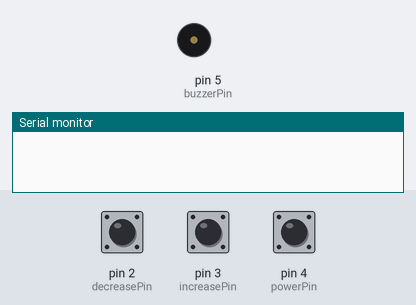
Bench run of a sketch on a simulated Arduino Uno, built with avr-gcc and run on an emulated ATmega328P. On the bench: buzzer (waves = sounding), the last lines printed to the serial monitor. The inputs (shaded band) are chosen by the test bench; at power-on: pin 4 (powerPin) HIGH, pin 2 (decreasePin) HIGH, pin 3 (increasePin) HIGH.

Above: at 1.2 s.
1.3 s: pin 4 (powerPin) pulled LOW for 0.15 s
At 2.5 s:
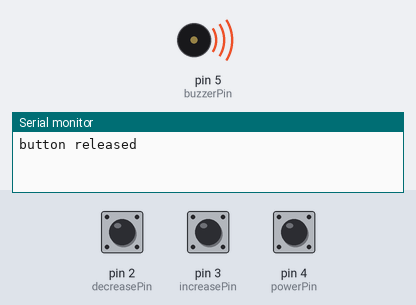
2.9 s: pin 2 (decreasePin) pulled LOW for 0.15 s
4.5 s: pin 4 (powerPin) pulled LOW for 1 s
Timing chart, 0 to 7.5 s (numbered marks = the images above; inputs shaded):
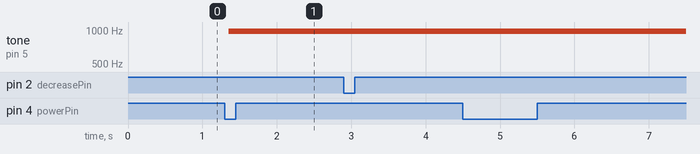

Measured:
- after the input at 1.3 s, tone on pin 5 (buzzerPin): silent → 977 Hz after 0.05 s

The sketch:

MakingSounds.ino
```cpp
/***
 * This program controls an active buzzer (or a LED for dimming) using three buttons.
 * - One button toggles the power (on/off) for the buzzer/LED.
 * - The other two buttons adjust the volume or brightness in increments or decrements.
 *
 * Key Features:
 * - Debouncing: Each button press is debounced to avoid false triggers.
 * - Power Control: The buzzer/LED can be powered on or off using the power button.
 * - Volume/Brightness Control: The volume of the buzzer (or brightness of an LED) can be
 *   increased or decreased incrementally using two buttons.
 *
 * The code is written in a generic way to handle different actions for different buttons using
 * function pointers, making it flexible and reusable.
 *
 * The `analogWrite` function is used to control the buzzer volume or LED brightness by setting
 * a PWM value between 0 (off) and 255 (maximum).
 *
 * How it works with LEDs:
 * - When connected to an LED instead of a buzzer, the same logic will allow you to dim or
 *   brighten the LED by increasing or decreasing the PWM signal sent to the LED.
 *
 * The buttons support two modes:
 * - Trigger mode: The action is executed once when the button is pressed and released.
 * - Continuous press mode: The action is continuously executed while the button remains pressed.
 ***/

const int bouncingDelay = 50; // 50 ms for debouncing
const int decreasePin = 2;
const int increasePin = 3;
const int powerPin = 4;
const int buzzerPin = 5; // active buzzer pin
bool isPowered = false;  // by default the buzzer is off

const int defaultVolume = 255 / 2; // default at 50%
const int maxVolume = 255;         // default at 50%
const int minVolume = 0;           // default at 50%
const int increaseAmount = 10;     // Volume increase step
int currentVolume = defaultVolume; // Initialize current volume with default value

void increaseVolume();
void decreaseVolume();
void togglePower();

struct Button
{
  int pin;
  int lastButtonReading;
  int lastButtonState;
  unsigned long bouncingTimer;
  // is trigger button or as long is pressed
  bool isTrigger;
  // function pointer
  void (*action)();
};

Button increaseButton = {increasePin, HIGH, HIGH, 0, true, increaseVolume};
Button decreaseButton = {decreasePin, HIGH, HIGH, 0, true, decreaseVolume};
Button powerButton = {powerPin, HIGH, HIGH, 0, true, togglePower};

void setup()
{
  pinMode(increasePin, INPUT_PULLUP);
  pinMode(decreasePin, INPUT_PULLUP);
  pinMode(powerPin, INPUT_PULLUP);
  pinMode(buzzerPin, OUTPUT);

  Serial.begin(9600);
  while (!Serial)
    ;
}

void loop()
{
  // increase /decrease volume only when power is on
  if (isPowered)
  {
    checkButton(&increaseButton);
    checkButton(&decreaseButton);
  }
  checkButton(&powerButton);
}

void increaseVolume()
{
  currentVolume += increaseAmount;
  if (currentVolume > maxVolume)
    currentVolume = maxVolume;

  analogWrite(buzzerPin, currentVolume);
  Serial.print("current Volume : ");
  Serial.println(currentVolume);
}

void decreaseVolume()
{
  currentVolume -= increaseAmount;
  if (currentVolume < minVolume)
    currentVolume = minVolume;

  analogWrite(buzzerPin, currentVolume);
  Serial.print("current Volume : ");
  Serial.println(currentVolume);
}

void togglePower()
{
  isPowered = !isPowered;
  if (isPowered)
  {
    // when we power it , we power it at default volume
    analogWrite(buzzerPin, defaultVolume);
    // reset current volume
    currentVolume = defaultVolume;
  }
  else
  {
    analogWrite(buzzerPin, 0);
    Serial.println("power is OFF");
  }
}

void checkButton(Button *btn)
{
  int reading = digitalRead(btn->pin);
  if (reading != btn->lastButtonReading)
  {
    btn->bouncingTimer = millis();
    btn->lastButtonReading = reading;
  }

  if ((millis() - btn->bouncingTimer) > bouncingDelay)
  {
    if (btn->isTrigger)
    {
      if (reading != btn->lastButtonState)
      {
        btn->lastButtonState = reading;
        if (reading == LOW)
        {
          btn->action();
        }
        else
        {
          Serial.println("button released");
        }
      }
    }
    // if not trigger , check for continue pressing
    else
    {
      if (reading == LOW)
      {
        btn->action();
      }
    }
  }
}
```
